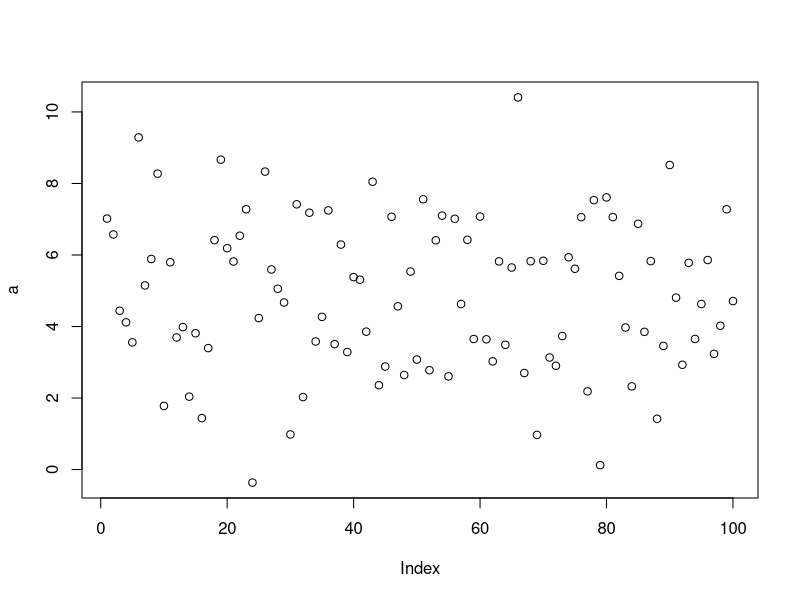

Generate this figure with R:
## ---- chunk 1
knitr::opts_chunk$set(echo = FALSE)
## ---- chunk 2

a <- rnorm(100, 5,2)
plot(a)


